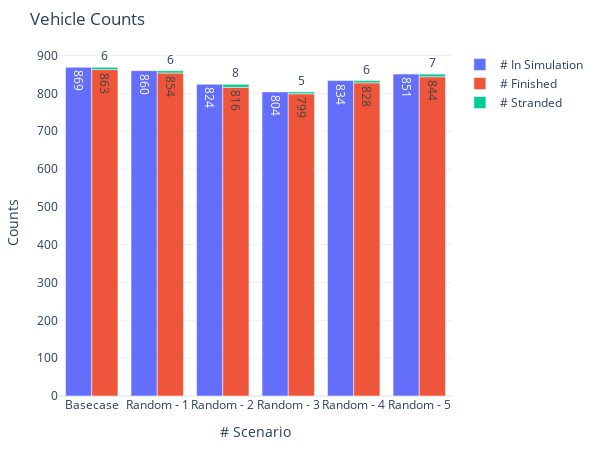

Notebook cell for this chart:
### Markdown cell above
#### 5.1 Vehicle Counts

### Code cell
fig = go.Figure(
    data=[
        go.Bar(
            name="# In Simulation",
            x=count_stats['analysis_id'],
            y=count_stats['sim_count'],
            offsetgroup=0,
            text=count_stats['sim_count'],
            textposition='auto',
        ),
        go.Bar(
            name="# Finished",
            x=count_stats['analysis_id'],
            y=count_stats['fin_count'],
            offsetgroup=1,
            text=count_stats['fin_count'],
            textposition='auto',
        ),
        go.Bar(
            name="# Stranded",
            x=count_stats['analysis_id'],
            y=count_stats['str_count'],
            offsetgroup=1,
            base=count_stats['fin_count'],
            text=count_stats['str_count'],
            textposition='auto',
        )
    ],
    layout=go.Layout(
        title="Vehicle Counts",
        yaxis_title="Counts", 
        xaxis_title="# Scenario", width=600, height=450
        
    )
)
fig.update_xaxes(type='category', tickvals=[0, 1, 2, 3, 4, 5], ticktext=['Basecase', 'Random - 1', 'Random - 2', 'Random - 3', 'Random - 4', 'Random - 5'])
# fig.update_yaxes(range=(0, 1300))
fig.update_layout(margin=dict(l=20, r=20, t=50, b=20), uniformtext_minsize=8, uniformtext_mode='hide', template='plotly_white')
fig.show()

### Figure 1 — Plotly figure (JSON) as saved in the notebook; plotly's stock layout.template omitted (floating-point values rounded to 4 significant figures)
{"data": [{"name": "# In Simulation", "offsetgroup": "0", "text": [869, 860, 824, 804, 834, 851], "textposition": "auto", "type": "bar", "x": [438, 437, 436, 435, 434, 433], "y": [869, 860, 824, 804, 834, 851]}, {"name": "# Finished", "offsetgroup": "1", "text": [863, 854, 816, 799, 828, 844], "textposition": "auto", "type": "bar", "x": [438, 437, 436, 435, 434, 433], "y": [863, 854, 816, 799, 828, 844]}, {"base": [863, 854, 816, 799, 828, 844], "name": "# Stranded", "offsetgroup": "1", "text": [6, 6, 8, 5, 6, 7], "textposition": "auto", "type": "bar", "x": [438, 437, 436, 435, 434, 433], "y": [6, 6, 8, 5, 6, 7]}], "layout": {"height": 450, "margin": {"b": 20, "l": 20, "r": 20, "t": 50}, "title": {"text": "Vehicle Counts"}, "uniformtext": {"minsize": 8, "mode": "hide"}, "width": 600, "xaxis": {"autorange": true, "range": [-0.5, 5.5], "ticktext": ["Basecase", "Random - 1", "Random - 2", "Random - 3", "Random - 4", "Random - 5"], "tickvals": [0, 1, 2, 3, 4, 5], "title": {"text": "# Scenario"}, "type": "category"}, "yaxis": {"autorange": true, "range": [0, 914.7], "title": {"text": "Counts"}, "type": "linear"}}}
